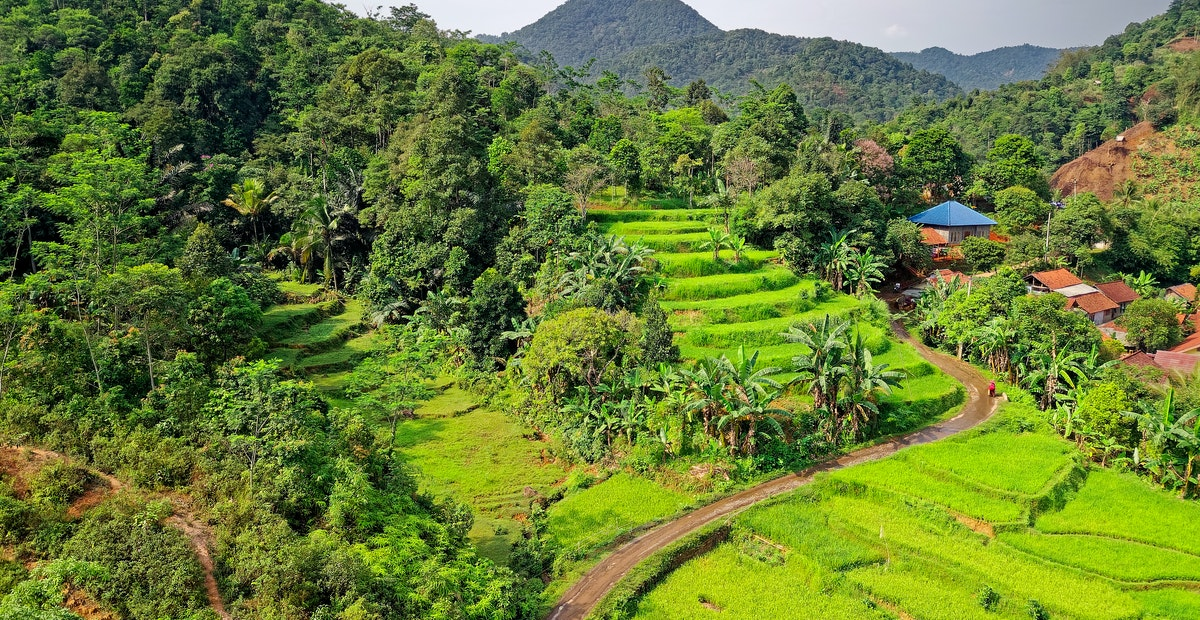
#> input picture pemandangan.jpg, 1200 x 620 px
$ python TransformasiNegatif.py
#> lines starting #> are read from the running program, lines starting #| are printed output that depends on the picture
import cv2

img = cv2.imread("pemandangan.jpg")
#> img is the input picture: shape (620, 1200, 3); mean B, G, R 52.9, 122.6, 102.8

img_1 = 255 - img
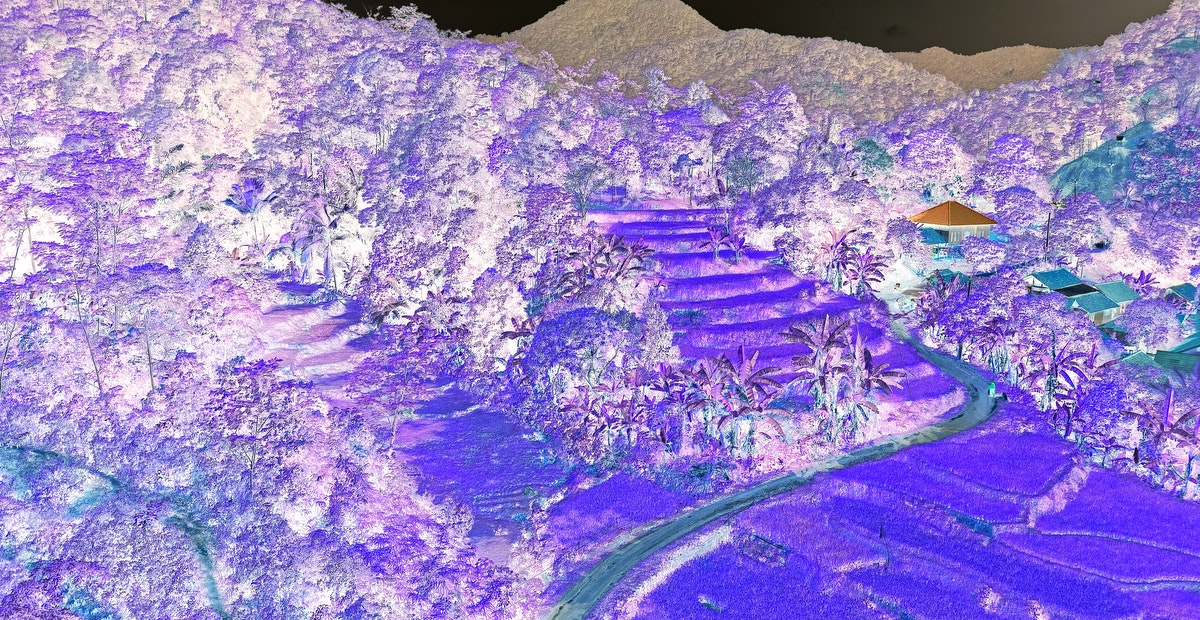
#> img_1: shape (620, 1200, 3); mean B, G, R 202.1, 132.4, 152.2

cv2.imshow("Original Image", img)
cv2.imshow("Image Negative", img_1)

cv2.waitKey(0)
cv2.destroyAllWindows()
